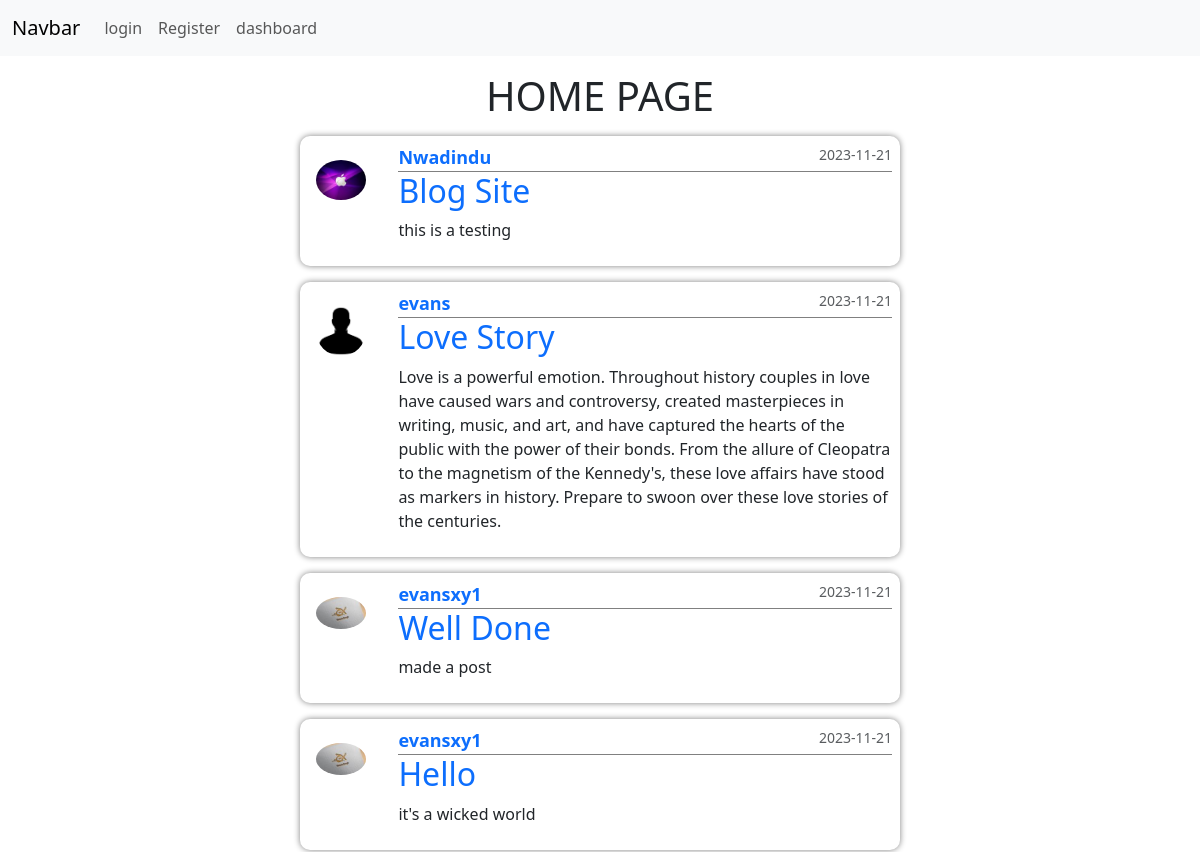
Before: / with the older database file.
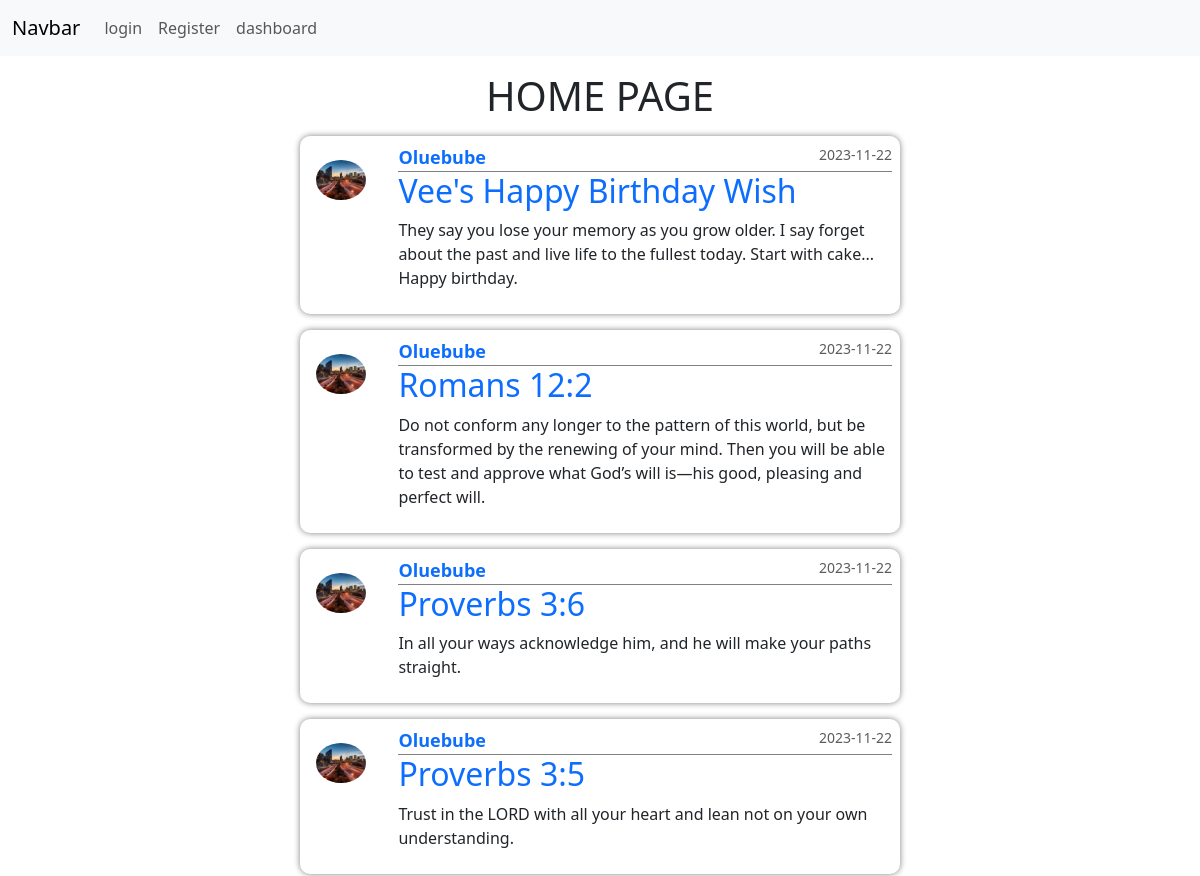
After: the same page with the newer database file.
### app/models.py (models this page shows, shortened)
class Post(db.Model):
    id = db.Column(db.Integer, primary_key=True)
    title = db.Column(db.String(100), nullable=False)
    date_posted = db.Column(db.DateTime, nullable=False, default=datetime.utcnow)
    content = db.Column(db.Text, nullable=False)
    user_id = db.Column(db.Integer, db.ForeignKey('user.id'), nullable=False)

class  User(db.Model, UserMixin):
    id = db.Column(db.Integer, primary_key=True)
    username = db.Column(db.String(10), unique=True, nullable=False)
    email = db.Column(db.String(120), unique=True, nullable=False)
    image_file = db.Column(db.String(20), nullable=False, default='default.jpg')
    password = db.Column(db.String(60), nullable=False)
    posts = db.relationship('Post', backref='author', lazy=True)

### app/route.py (the view)
@app.route("/")
def home():
    page = request.args.get('page', 1, type=int)
    posts = Post.query.order_by(Post.date_posted.desc()).paginate(page=page, per_page=4)
    return render_template("index.html", posts=posts)

### app/templates/index.html (shortened to what this page needs)
<!DOCTYPE html>
<html lang="en">
<head>
 <link rel="stylesheet" type="text/css" href="{{ url_for('static', filename='home.css') }}">
</head>
<body>
  {% extends 'layout.html' %}
  {% block content %}
 <h1 class="header">HOME PAGE</h1>
<div class="post">
 {% for post in posts %}
 <article class="media content-section">
  <img class="rounded-circle article-img" src="{{ url_for('static', filename='profile_pics/' + post.author.image_file) }}" alt="">
  <div class="media-body">
    <div class="article-metadata">
      <a href="" class="mr-2">{{ post.author.username }} </a>
      <small class="text-muted"> {{post.date_posted.strftime('%Y-%m-%d')}}</small>
    </div>
    <h2><a href="{{ url_for('post', post_id=post.id) }}" class="article-title">{{ post.title }}</a></h2>
    <p class="article-content">{{post.content}} </p>
  </div>
 </article>
{% endfor %}
</div>
{% endblock %}

### app/templates/layout.html (shortened to what this page needs)
<link href="https://cdn.jsdelivr.net/npm/bootstrap@5.3.2/dist/css/bootstrap.min.css" rel="stylesheet">
<nav class="navbar navbar-expand-lg bg-body-tertiary">
 <div class="container-fluid">
   <a class="navbar-brand" href="#">Navbar</a>
   <div class="collapse navbar-collapse" id="navbarNavAltMarkup">
     <div class="navbar-nav">
       {% if current_user.is_authenticated %}
       <a class="nav-link active" aria-current="page" href="{{ url_for('home') }}">Home</a>
       <a class="nav-link" href="{{ url_for('new_post') }}">New Post</a>
       <a class="nav-link" href="{{ url_for('account') }}">Account</a>
          <a class="nav-link" href="{{ url_for('logout') }}">logout</a>
       {% else %}
          <a class="nav-link" href="{{ url_for('login') }}">login</a>
          <a class="nav-link" href="{{ url_for('register') }}">Register</a>
       {% endif %}
       <a class="nav-link" href="{{ url_for('dashboard') }}">dashboard</a>
     </div>
   </div>
 </div>
</nav>
{% block content %}
{% endblock %}

### app/static/home.css (style rules this page uses)
* { padding: 0; margin: 0; box-sizing: border-box; }
.header { text-align: center; margin-block: 1rem; }
.post { padding-inline: 1rem; }
.media { display: grid; grid-template-columns: 10% auto; margin: 1rem; margin-inline: auto; padding: .5rem; box-shadow: 0 0 6px gray; border-radius: 10px; width: 100%; max-width: 600px; }
.media img { width: 50px; margin: 1rem .5rem; }
.media-body { margin-left: 2rem; width: auto; }
.media-body h2 { text-transform: capitalize; }
.media-body h2 a { text-decoration: none; }
.article-metadata { border-bottom: 1px solid gray; display: flex; justify-content: space-between; }
.article-metadata a { text-decoration: none; font-size: 18px; font-weight: 600; }

Changed rows visible on the page:
no longer on this page (row unchanged): Post: image_file (picture), author.username "Nwadindu", date_posted "2023-11-21", title "Blog Site", content "this is a testing"
no longer on this page (row unchanged): Post: image_file (placeholder picture), author.username "evans", date_posted "2023-11-21", title "Love Story", content "Love is a powerful emotion. Throughout history couples in love have caused wars and controversy, created masterpieces in writing, music, and art, and have captured the hearts of the public with the power of their bonds. From the allure of Cleopatra to the magnetism of the Kennedy's, these love affairs have stood as markers in history. Prepare to swoon over these love stories of the centuries."
no longer on this page (row unchanged): Post: image_file (picture), author.username "evansxy1", date_posted "2023-11-21", title "Well Done", content "made a post"
no longer on this page (row unchanged): Post: image_file (picture), author.username "evansxy1", date_posted "2023-11-21", title "Hello", content "it's a wicked world"
added Post: image_file (picture), author.username "Oluebube", date_posted "2023-11-22", title "Vee's Happy Birthday Wish", content "They say you lose your memory as you grow older. I say forget about the past and live life to the fullest today. Start with cake... Happy birthday."
added Post: image_file (picture), author.username "Oluebube", date_posted "2023-11-22", title "Romans 12:2", content "Do not conform any longer to the pattern of this world, but be transformed by the renewing of your mind. Then you will be able to test and approve what God’s will is—his good, pleasing and perfect will."
added Post: image_file (picture), author.username "Oluebube", date_posted "2023-11-22", title "Proverbs 3:6", content "In all your ways acknowledge him, and he will make your paths straight."
added Post: image_file (picture), author.username "Oluebube", date_posted "2023-11-22", title "Proverbs 3:5", content "Trust in the LORD with all your heart and lean not on your own understanding."
